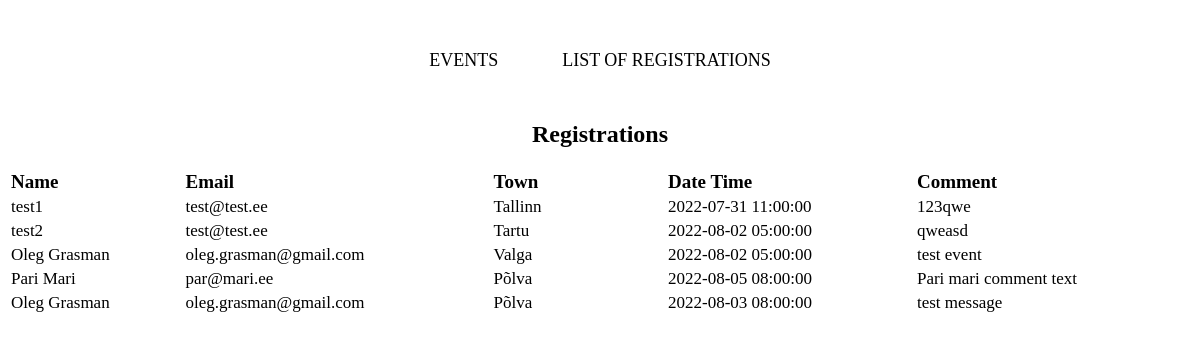
The app's page /?page=registrations with its own data.
### tables this page shows
CREATE TABLE `registrations` (
  `id` int(11) NOT NULL AUTO_INCREMENT,
  `name` varchar(50) NOT NULL,
  `email` varchar(200) NOT NULL,
  `town` varchar(20) NOT NULL,
  `date_time` datetime NOT NULL,
  `comment` varchar(200) DEFAULT NULL,
  UNIQUE KEY `id_UNIQUE` (`id`)
);

### classes/Registration.php (called while the page is built, shortened)
<?php
class Registration extends Db
{
    public function getDbRegistrations()
    {
        $sql = "select * from registrations";
        $conn = $this->connectDb();
        $result = $conn->query($sql);
        $numRows = $result->num_rows;
        if ($numRows > 0) {
            while ($row = $result->fetch_assoc()) {
                $registrations[] = $row;
            }
            return $registrations;
        }
    }
}

### eventsController.php (called while the page is built, shortened)
<?php
function getRegistrations()
{
    $reg = new Registration();
    return $reg->getDbRegistrations();
}
?>

### includes/registrations.php (the view, shortened to what this page needs)
<?php
$registrations = getRegistrations();
?>
<div>
    <h2 class="page-title">Registrations</h2>
    <?php
    if (isset($registrations) && count($registrations) > 0) {
        ?>
        <div>
            <table>
                <thead>
                <tr>
                    <th>Name</th>
                    <th>Email</th>
                    <th>Town</th>
                    <th>Date Time</th>
                    <th>Comment</th>
                </tr>
                </thead>
                <tbody>
                <?php foreach ($registrations as $registration) { ?>
                    <tr>
                        <td><?php echo $registration['name'] ?></td>
                        <td><?php echo $registration['email'] ?></td>
                        <td><?php echo $registration['town'] ?></td>
                        <td><?php echo $registration['date_time'] ?></td>
                        <td><?php echo $registration['comment'] ?></td>
                    </tr>
                <?php } ?>
                </tbody>
            </table>
        </div>
        <?php
    } else {
        $error = 'No data for display available!';
    }
    ?>
    <br>
</div>

### index.php (shortened to what this page needs)
<?php
include "eventsController.php";
include 'classes/Registration.php';
?>
<html>
    <head>
        <link rel="stylesheet" href="style.css">
    </head>
    <body>
        <div class="menu">
            <a href="?page=events" class="menu-item">Events</a>
            <a href="?page=registrations" class="menu-item">list of registrations</a>
        </div>
        <div class="main">
            <?php
            if (isset($_REQUEST['page'])) {
                include getIncludedFile($_REQUEST['page']);
            } else {
                include 'includes/events.php';
            }
            ?>
        </div>
    </body>
</html>

### style.css (style rules this page uses)
.menu { text-align: center; margin-top: 50px; }
.menu-item { display: inline-block; color: #000; font-size: 18px; padding: 0 30px; text-decoration: none; text-transform: uppercase; }
.main { max-width: 1320px; margin-left: auto; margin-right: auto; margin-top: 50px; margin-bottom: 50px; }
.page-title { text-align: center; }
table { width: 100%; }
table th { text-align: left; font-size: 19px; }
table td { min-width: 100px; font-size: 17px; }

### records on screen
registrations: name "test1", email "test@test.ee", town "Tallinn", date_time "2022-07-31 11:00:00", comment "123qwe"
registrations: name "test2", email "test@test.ee", town "Tartu", date_time "2022-08-02 05:00:00", comment "qweasd"
registrations: name "Oleg Grasman", email "oleg.grasman@gmail.com", town "Valga", date_time "2022-08-02 05:00:00", comment "test event"
registrations: name "Pari Mari", email "par@mari.ee", town "Põlva", date_time "2022-08-05 08:00:00", comment "Pari mari comment text"
registrations: name "Oleg Grasman", email "oleg.grasman@gmail.com", town "Põlva", date_time "2022-08-03 08:00:00", comment "test message"
